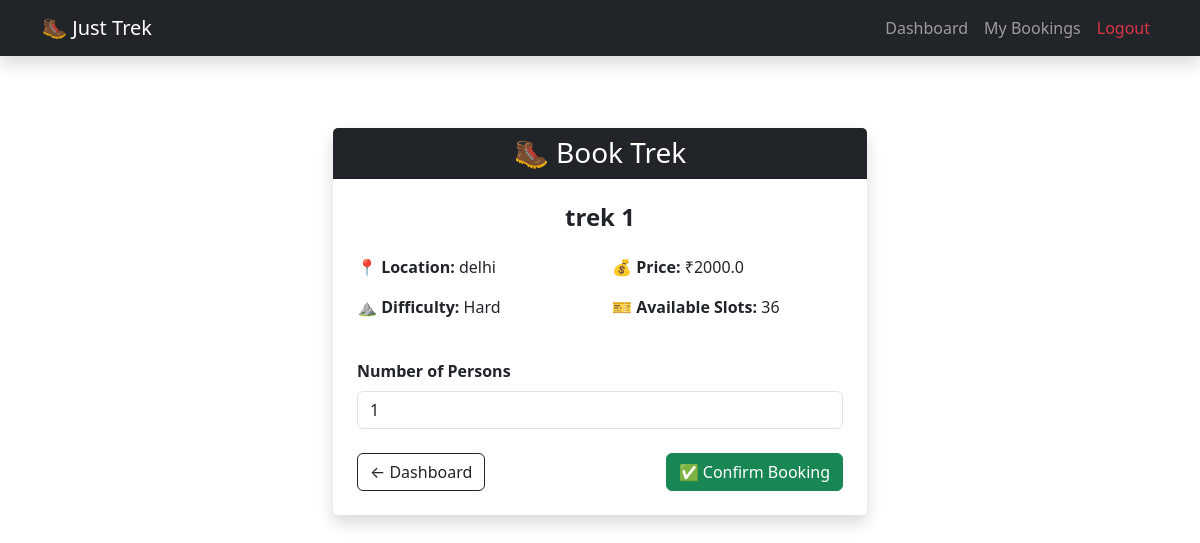
/user/book/1 (signed in), run on the app's committed database.
### models.py (models this page shows)
class Trek(db.Model):
    __tablename__ = "treks"
    id = db.Column(db.Integer, primary_key=True)
    name = db.Column(db.String(100), nullable=False)
    location = db.Column(db.String(100), nullable=False)
    difficulty = db.Column(db.String(50), nullable=False)
    duration = db.Column(db.String(50), nullable=False)
    price = db.Column(db.Float, nullable=False)
    available_slots = db.Column(db.Integer, nullable=False)
    status = db.Column(db.String(20), nullable=False, default="open")
    assigned_staff_id = db.Column(db.Integer, db.ForeignKey("users.id"), nullable=True)
    bookings = db.relationship("Booking", backref="trek", lazy=True)

### routes.py (the view)
@main.route("/user/book/<int:trek_id>")
def book_trek(trek_id):
    if session.get("role") != "customer":
        flash("Access Denied!")
        return redirect(url_for("main.login"))
    trek = Trek.query.get_or_404(trek_id)
    return render_template("user/book_trek.html",trek=trek)

### templates/user/book_trek.html (shortened to what this page needs)
{% extends "base.html" %}
{% block content %}
<div class="container py-5">
    <div class="row justify-content-center">
        <div class="col-md-6">
            <div class="card shadow border-0">
                <div class="card-header bg-dark text-white text-center">
                    <h3 class="mb-0">🥾 Book Trek</h3>
                </div>
                <div class="card-body p-4">
                    <h4 class="text-center fw-bold mb-4">
                        {{ trek.name }}
                    </h4>
                    <div class="row mb-4">
                        <div class="col-6">
                            <p><strong>📍 Location:</strong> {{ trek.location }}</p>
                            <p><strong>⛰ Difficulty:</strong> {{ trek.difficulty }}</p>
                        </div>
                        <div class="col-6">
                            <p><strong>💰 Price:</strong> ₹{{ trek.price }}</p>
                            <p><strong>🎫 Available Slots:</strong> {{ trek.available_slots }}</p>
                        </div>
                    </div>
                    <form method="POST"
                          action="{{ url_for('main.book_trek_post', trek_id=trek.id) }}">
                        <div class="mb-4">
                            <label class="form-label fw-semibold">
                                Number of Persons
                            </label>
                            <input
                                type="number"
                                class="form-control"
                                name="persons"
                                value="1"
                                min="1"
                                max="{{ trek.available_slots }}">
                        </div>
                        <div class="d-flex justify-content-between">
                            <a href="{{ url_for('main.user_dashboard') }}"
                               class="btn btn-outline-dark">
                                ← Dashboard
                            </a>
                            <button
                                type="submit"
                                class="btn btn-success">
                                ✅ Confirm Booking
                            </button>
                        </div>
                    </form>
                </div>
            </div>
        </div>
    </div>
</div>
{% endblock %}

### data on the page
Trek: name "trek 1", location "delhi", difficulty "Hard", price "2000.0", available_slots "36"
